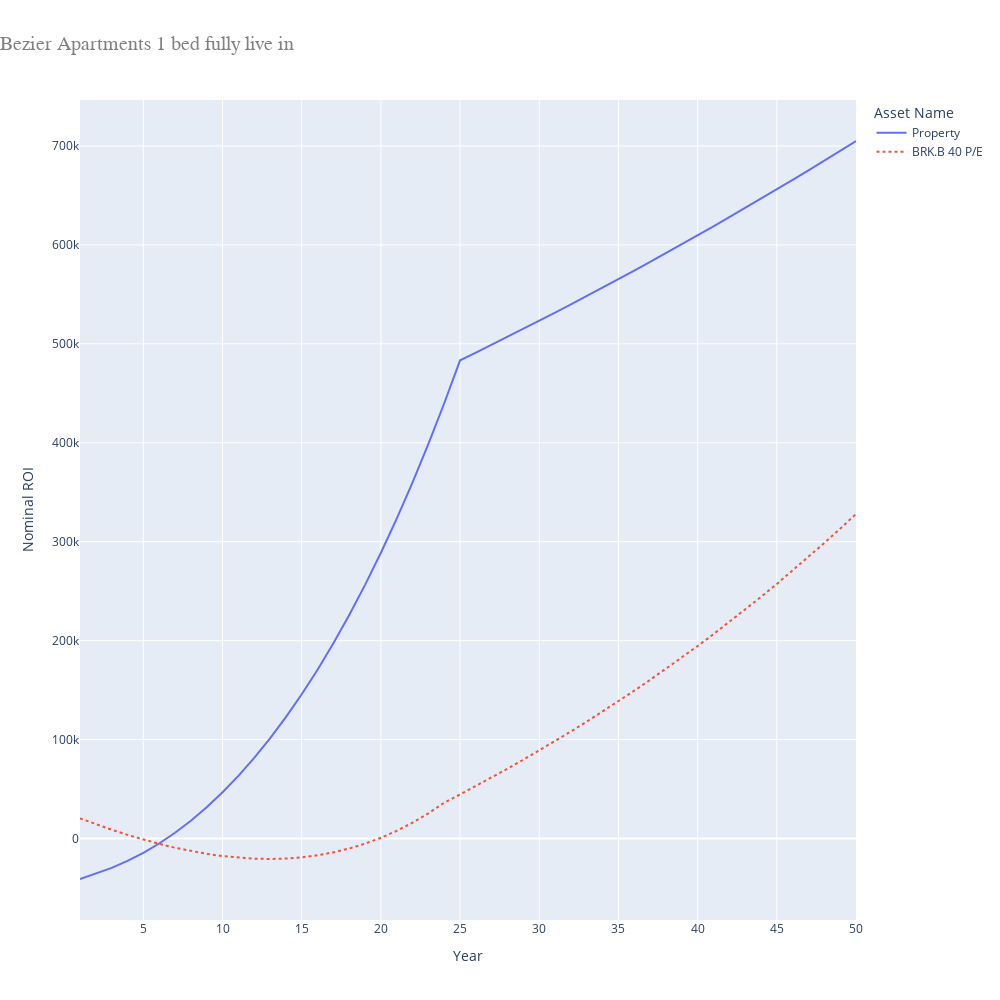

Source (notebook cell):
### Markdown cell above
## Employment Income and Savings Calculator

Calculate potential savings over time based on salary, bonuses, and living expenses.

### Code cell
# Bezier Apartments 1 bed fully live in
property_price = 850000
repayment_mortgage = RepaymentMortgage(
    property_price * 0.75,
    25,
    FIXED_INTEREST_RATE
)

asset_name = "Property"
asset_dictionary[asset_name] = LeaseholdProperty(
    False,
    property_price,
    monthly_gross_rental=0,
    rental_tax=0,
    months_occupied_out_of_12=8,
    agency_percentage=LIXING_AGENCY_PERCENTAGE,
    annual_service_charge=7 * 677,
    annual_ground_rent=600,
    mortgage=repayment_mortgage
)

opportunity_cost_property = asset_dictionary[asset_name]

# Calculate yearly principle repayments with opportunity cost
yearly_principle_repayments = []
previous_year = opportunity_cost_property.mortgage.total_principle_paid(1)
yearly_principle_repayments.append(previous_year)

for year in range(2, 25):
    current_year = opportunity_cost_property.mortgage.total_principle_paid(year)
    yearly_principle_repayments.append(
        current_year - previous_year - cost_of_renting_alone * 12
    )
    previous_year = current_year

asset_dictionary["BRK.B 40 P/E"] = HLStock(
    opportunity_cost_property.property_value * 0.25,
    stock_price_to_earnings,
    yearly_principle_repayments
)

# Generate visualization
(headers, table, graph_source) = generate_header_table_and_graph_source(
    asset_dictionary
)

fig = px.line(
    graph_source,
    x='Year',
    y='Nominal ROI',
    color='Asset Name',
    line_dash='Asset Name',
    title='Bezier Apartments 1 bed fully live in',
    width=1000,
    height=1000
)

fig.update_layout(
    title_font_size=20,
    title_font_family='Courier',
    title_font_color='gray',
    title_x=0
)

fig.show()

### Figure 1 — Plotly figure (JSON) as saved in the notebook; plotly's stock layout.template omitted (floating-point values rounded to 4 significant figures)
{"data": [{"hovertemplate": "Asset Name=Property<br>Year=%{x}<br>Nominal ROI=%{y}<extra></extra>", "legendgroup": "Property", "line": {"color": "#636efa", "dash": "solid"}, "marker": {"symbol": "circle"}, "mode": "lines", "name": "Property", "orientation": "v", "showlegend": true, "type": "scatter", "x": [1, 2, 3, 4, 5, 6, 7, 8, 9, 10, 11, 12, 13, 14, 15, 16, 17, 18, 19, 20, 21, 22, 23, 24, 25, 26, 27, 28, 29, 30, 31, 32, 33, 34, 35, 36, 37, 38, 39, 40, 41, 42, 43, 44, 45, 46, 47, 48, 49, 50], "xaxis": "x", "y": [-40860.0, -35280.0, -29570.0, -22640.0, -14460.0, -4972.0, 5849.0, 18050.0, 31670.0, 46750.0, 63350.0, 81500.0, 101300.0, 122700.0, 145800.0, 170700.0, 197400.0, 225900.0, 256400.0, 288900.0, 323400.0, 360100.0, 398900.0, 439900.0, 483300.0, 491200.0, 499100.0, 507100.0, 515200.0, 523400.0, 531600.0, 539900.0, 548400.0, 556900.0, 565400.0, 574100.0, 582900.0, 591700.0, 600600.0, 609700.0, 618800.0, 628000.0, 637300.0, 646700.0, 656100.0, 665700.0, 675400.0, 685200.0, 695000.0, 705000.0], "yaxis": "y"}, {"hovertemplate": "Asset Name=BRK.B 40 P/E<br>Year=%{x}<br>Nominal ROI=%{y}<extra></extra>", "legendgroup": "BRK.B 40 P/E", "line": {"color": "#EF553B", "dash": "dot"}, "marker": {"symbol": "circle"}, "mode": "lines", "name": "BRK.B 40 P/E", "orientation": "v", "showlegend": true, "type": "scatter", "x": [1, 2, 3, 4, 5, 6, 7, 8, 9, 10, 11, 12, 13, 14, 15, 16, 17, 18, 19, 20, 21, 22, 23, 24, 25, 26, 27, 28, 29, 30, 31, 32, 33, 34, 35, 36, 37, 38, 39, 40, 41, 42, 43, 44, 45, 46, 47, 48, 49, 50], "xaxis": "x", "y": [20430.0, 14510.0, 8936.0, 3743.0, -1040.0, -5384.0, -9258.0, -12630.0, -15460.0, -17710.0, -19350.0, -20340.0, -20630.0, -20180.0, -18940.0, -16870.0, -13910.0, -10020.0, -5135.0, 800.0, 7845.0, 16060.0, 25520.0, 36280.0, 44590.0, 53080.0, 61760.0, 70650.0, 79730.0, 89020.0, 98530.0, 108300.0, 118200.0, 128400.0, 138800.0, 149400.0, 160300.0, 171500.0, 182900.0, 194600.0, 206600.0, 218800.0, 231400.0, 244200.0, 257400.0, 270800.0, 284600.0, 298700.0, 313200.0, 328000.0], "yaxis": "y"}], "layout": {"height": 1000, "legend": {"title": {"text": "Asset Name"}, "tracegroupgap": 0}, "title": {"font": {"color": "gray", "family": "Courier", "size": 20}, "text": "Bezier Apartments 1 bed fully live in", "x": 0}, "width": 1000, "xaxis": {"anchor": "y", "domain": [0, 1], "title": {"text": "Year"}}, "yaxis": {"anchor": "x", "domain": [0, 1], "title": {"text": "Nominal ROI"}}}}
